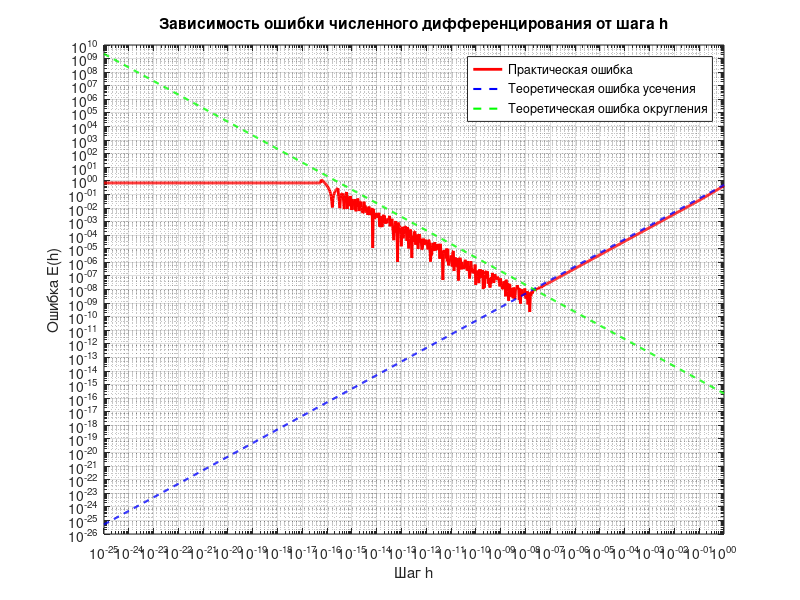

Write MATLAB code to recreate this figure.
% Параметры задачи
x = 0.8;                     % Точка, в которой вычисляем производную
dx = logspace(-25, 0, 1000); % Диапазон шагов от 1e-25 до 1
true_derivative = cos(x);    % Точное значение производной

% Вычисление ошибки для прямой разностной схемы
num_derivative = (sin(x + dx) - sin(x)) ./ dx;
err = abs(num_derivative - true_derivative);

% Построение графика
figure;
loglog(dx, err, 'r', 'LineWidth', 2);
hold on;
grid on;

% Теоретические кривые ошибок
epsilon = eps(1);            % Машинное эпсилон (~2.22e-16)
trunc_error = dx/2;          % Ошибка усечения O(h)
round_error = epsilon./dx;   % Ошибка округления O(ε/h)

loglog(dx, trunc_error, 'b--', 'LineWidth', 1.5);
loglog(dx, round_error, 'g--', 'LineWidth', 1.5);

% Настройка графика
xlabel('Шаг h');
ylabel('Ошибка E(h)');
title('Зависимость ошибки численного дифференцирования от шага h');
legend('Практическая ошибка', 'Теоретическая ошибка усечения', ...
       'Теоретическая ошибка округления', 'Location', 'best');

% Нахождение оптимального шага
[~, idx] = min(err);
optimal_h = dx(idx);
fprintf('Оптимальный шаг: %.3e\n', optimal_h);
